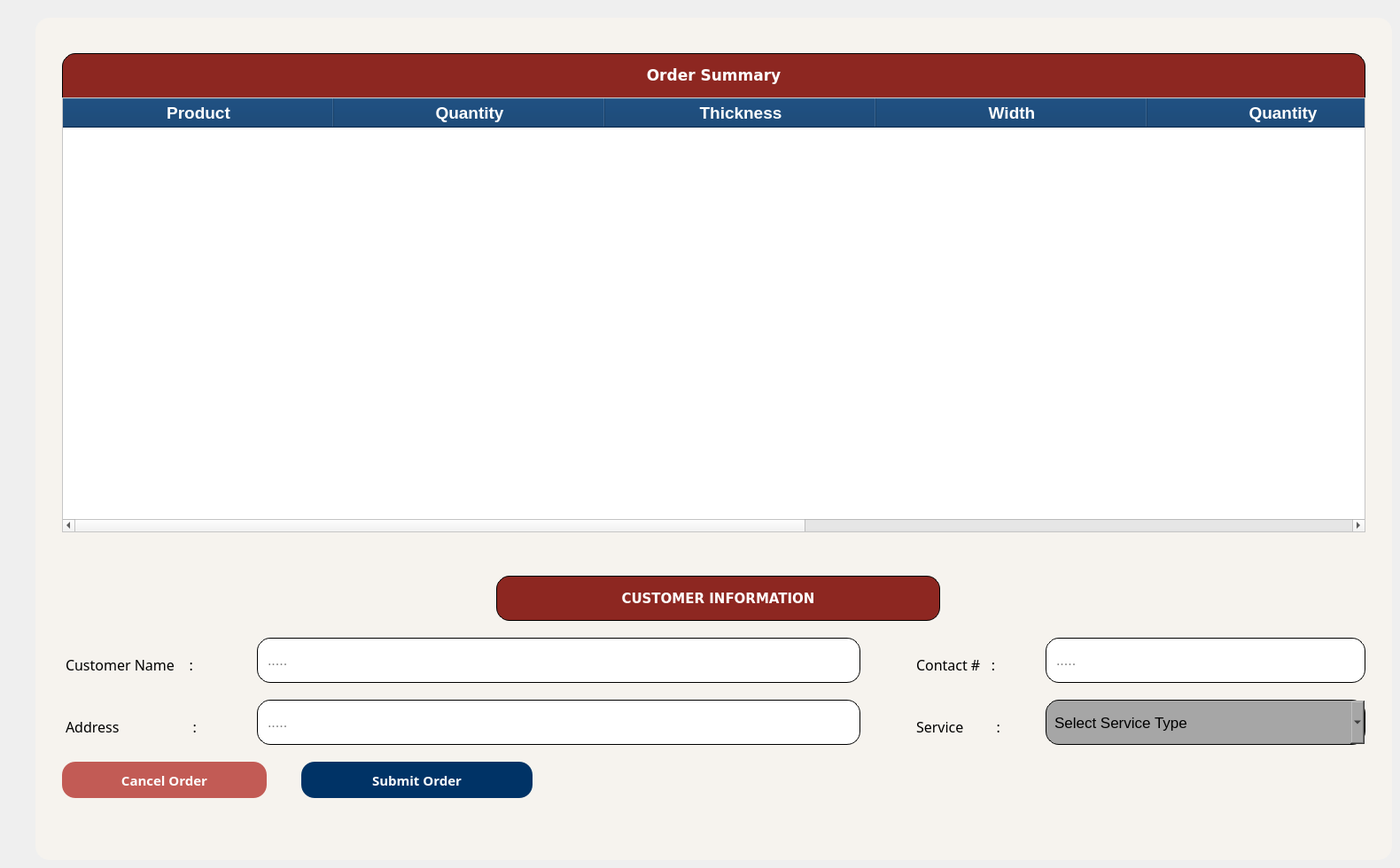
   <widget class="QWidget" name="Order_Summary">
    <widget class="QLabel" name="label">
     <property name="geometry">
      <rect>
       <x>40</x>
       <y>20</y>
       <width>1531</width>
       <height>951</height>
      </rect>
     </property>
     <property name="styleSheet">
      <string notr="true">
    background-color: #f6f3ee;
	border-radius: 16;

</string>
     </property>
     <property name="text">
      <string/>
     </property>
    </widget>
    <widget class="QPushButton" name="pushButton_Save_OTHERedit_2">
     <property name="geometry">
      <rect>
       <x>70</x>
       <y>60</y>
       <width>1471</width>
       <height>51</height>
      </rect>
     </property>
     <property name="font">
      <font>
       <family>Verdana</family>
       <pointsize>13</pointsize>
       <weight>75</weight>
       <bold>true</bold>
      </font>
     </property>
     <property name="styleSheet">
      <string notr="true">background-color: #8d2721;
color: white;
border-top-left-radius: 15px;
border-top-right-radius: 15px;
border-bottom-left-radius: 0;
border-bottom-right-radius: 0;
border: 1px solid #000000;
padding: 9px;
text-align: center;</string>
     </property>
     <property name="text">
      <string>Order Summary</string>
     </property>
    </widget>
    <widget class="QTableWidget" name="tableWidget_OrderSummary">
     <property name="geometry">
      <rect>
       <x>70</x>
       <y>110</y>
       <width>1471</width>
       <height>491</height>
      </rect>
     </property>
     <property name="font">
      <font>
       <family>MS Shell Dlg 2</family>
       <pointsize>14</pointsize>
      </font>
     </property>
     <property name="styleSheet">
      <string notr="true">QTableWidget {
    background-color: white;
    gridline-color: lightgray;
}

QHeaderView::section {
    background-color: #003366; 
    color: #ffffff;
    font-weight: bold;
padding: 3;
}
</string>
     </property>
     <attribute name="horizontalHeaderDefaultSectionSize">
      <number>306</number>
     </attribute>
     <column>
      <property name="text">
       <string>Product</string>
      </property>
      <property name="font">
       <font>
        <family>MS Shell Dlg 2</family>
        <pointsize>14</pointsize>
       </font>
      </property>
     </column>
     <column>
      <property name="text">
       <string>Quantity</string>
      </property>
      <property name="font">
       <font>
        <family>MS Shell Dlg 2</family>
        <pointsize>14</pointsize>
       </font>
      </property>
     </column>
     <column>
      <property name="text">
       <string>Thickness</string>
      </property>
      <property name="font">
       <font>
        <family>MS Shell Dlg 2</family>
        <pointsize>14</pointsize>
       </font>
      </property>
     </column>
     <column>
      <property name="text">
       <string>Width</string>
      </property>
      <property name="font">
       <font>
        <family>MS Shell Dlg 2</family>
        <pointsize>14</pointsize>
       </font>
      </property>
     </column>
     <column>
      <property name="text">
       <string>Quantity</string>
      </property>
      <property name="font">
       <font>
        <family>MS Shell Dlg 2</family>
        <pointsize>14</pointsize>
       </font>
      </property>
     </column>
     <column>
      <property name="text">
       <string>Color</string>
      </property>
     </column>
     <column>
      <property name="text">
       <string>Price</string>
      </property>
     </column>
    </widget>
    <widget class="QFrame" name="frame_47">
     <property name="geometry">
      <rect>
       <x>40</x>
       <y>650</y>
       <width>1531</width>
       <height>281</height>
      </rect>
     </property>
     <property name="styleSheet">
      <string notr="true">
background: transparent;
	border-radius: 16;
    padding: 10px;

</string>
     </property>
     <property name="frameShape">
      <enum>QFrame::StyledPanel</enum>
     </property>
     <property name="frameShadow">
      <enum>QFrame::Raised</enum>
     </property>
     <widget class="QLabel" name="label_650">
      <property name="geometry">
       <rect>
        <x>20</x>
        <y>70</y>
        <width>311</width>
        <height>61</height>
       </rect>
      </property>
      <property name="font">
       <font>
        <family>Poppins Medium</family>
        <pointsize>12</pointsize>
        <weight>50</weight>
        <bold>false</bold>
       </font>
      </property>
      <property name="styleSheet">
       <string notr="true">    background-color: transparent;
</string>
      </property>
      <property name="text">
       <string>Customer Name    :</string>
      </property>
     </widget>
     <widget class="QLabel" name="label_651">
      <property name="geometry">
       <rect>
        <x>20</x>
        <y>140</y>
        <width>311</width>
        <height>61</height>
       </rect>
      </property>
      <property name="font">
       <font>
        <family>Poppins Medium</family>
        <pointsize>12</pointsize>
        <weight>50</weight>
        <bold>false</bold>
       </font>
      </property>
      <property name="styleSheet">
       <string notr="true">    background-color: transparent;
</string>
      </property>
      <property name="text">
       <string>Address                    :</string>
      </property>
     </widget>
     <widget class="QLineEdit" name="OrderSummary_CusName">
      <property name="geometry">
       <rect>
        <x>250</x>
        <y>70</y>
        <width>681</width>
        <height>51</height>
       </rect>
      </property>
      <property name="font">
       <font>
        <pointsize>12</pointsize>
       </font>
      </property>
      <property name="styleSheet">
       <string notr="true">    background-color: #ffffff;
    color: black;
    border-radius: 15px;
border: 1px solid #000000; 
    padding: 9px;
</string>
      </property>
      <property name="placeholderText">
       <string>.....</string>
      </property>
     </widget>
     <widget class="QLineEdit" name="OrderSummary_CusAddress">
      <property name="geometry">
       <rect>
        <x>250</x>
        <y>140</y>
        <width>681</width>
        <height>51</height>
       </rect>
      </property>
      <property name="font">
       <font>
        <pointsize>12</pointsize>
       </font>
      </property>
      <property name="styleSheet">
       <string notr="true">    background-color: #ffffff;
    color: black;
    border-radius: 15px;
border: 1px solid #000000; 
    padding: 9px;
</string>
      </property>
      <property name="placeholderText">
       <string>.....</string>
      </property>
     </widget>
     <widget class="QPushButton" name="pushButton_Save_OTHERedit_3">
      <property name="geometry">
       <rect>
        <x>520</x>
        <y>0</y>
        <width>501</width>
        <height>51</height>
       </rect>
      </property>
      <property name="font">
       <font>
        <family>Verdana</family>
        <pointsize>11</pointsize>
        <weight>75</weight>
        <bold>true</bold>
       </font>
      </property>
      <property name="styleSheet">
       <string notr="true">
    background-color: #8d2721;
    color: white;
    border-radius: 15px;
    border: 1px solid #000000;
    padding: 9px;
    text-align: center;

</string>
      </property>
      <property name="text">
       <string>CUSTOMER INFORMATION</string>
      </property>
     </widget>
     <widget class="QLabel" name="label_653">
      <property name="geometry">
       <rect>
        <x>980</x>
        <y>140</y>
        <width>291</width>
        <height>61</height>
       </rect>
      </property>
      <property name="font">
       <font>
        <family>Poppins Medium</family>
        <pointsize>12</pointsize>
        <weight>50</weight>
        <bold>false</bold>
       </font>
      </property>
      <property name="styleSheet">
       <string notr="true">    background-color: transparent;
</string>
      </property>
      <property name="text">
       <string>Service         :</string>
      </property>
     </widget>
     <widget class="QLabel" name="label_654">
      <property name="geometry">
       <rect>
        <x>980</x>
        <y>70</y>
        <width>321</width>
        <height>61</height>
       </rect>
      </property>
      <property name="font">
       <font>
        <family>Poppins Medium</family>
        <pointsize>12</pointsize>
        <weight>50</weight>
        <bold>false</bold>
       </font>
      </property>
      <property name="styleSheet">
       <string notr="true">    background-color: transparent;
</string>
      </property>
      <property name="text">
       <string>Contact #   :</string>
      </property>
     </widget>
     <widget class="QLineEdit" name="OrderSummary_CusContactnum">
      <property name="geometry">
       <rect>
        <x>1140</x>
        <y>70</y>
        <width>361</width>
        <height>51</height>
       </rect>
      </property>
      <property name="font">
       <font>
        <pointsize>12</pointsize>
       </font>
      </property>
      <property name="styleSheet">
       <string notr="true">    background-color: #ffffff;
    color: black;
    border-radius: 15px;
border: 1px solid #000000; 
    padding: 9px;
</string>
      </property>
      <property name="placeholderText">
       <string>.....</string>
      </property>
     </widget>
     <widget class="QComboBox" name="OrderSummary_CusService_type">
      <property name="geometry">
       <rect>
        <x>1140</x>
        <y>140</y>
        <width>361</width>
        <height>51</height>
       </rect>
      </property>
      <property name="font">
       <font>
        <pointsize>13</pointsize>
       </font>
      </property>
      <property name="styleSheet">
       <string notr="true">    background-color: #a6a6a6;
    color: black;
    border-radius: 15px;
border: 1px solid #000000; 
    padding: 9px;
</string>
      </property>
      <property name="currentText">
       <string>Select Service Type</string>
      </property>
      <item>
       <property name="text">
        <string>Select Service Type</string>
       </property>
      </item>
      <item>
       <property name="text">
        <string>Install</string>
       </property>
      </item>
      <item>
       <property name="text">
        <string>Repair</string>
       </property>
      </item>
      <item>
       <property name="text">
        <string>Deliver</string>
       </property>
      </item>
     </widget>
     <widget class="QLabel" name="dotline_1">
      <property name="geometry">
       <rect>
        <x>0</x>
        <y>-30</y>
        <width>521</width>
        <height>251</height>
       </rect>
      </property>
      <property name="styleSheet">
       <string notr="true">background: transparent;</string>
      </property>
      <property name="text">
       <string/>
      </property>
      <property name="pixmap">
       <pixmap>../../Cashier UI/JJ-ELEVATE-Final-Project-main/ui/resources/images/dottedline.png</pixmap>
      </property>
      <property name="scaledContents">
       <bool>true</bool>
      </property>
     </widget>
     <widget class="QLabel" name="dotline_2">
      <property name="geometry">
       <rect>
        <x>1020</x>
        <y>-30</y>
        <width>511</width>
        <height>251</height>
       </rect>
      </property>
      <property name="styleSheet">
       <string notr="true">background: transparent;</string>
      </property>
      <property name="text">
       <string/>
      </property>
      <property name="pixmap">
       <pixmap>../../Cashier UI/JJ-ELEVATE-Final-Project-main/ui/resources/images/dottedline.png</pixmap>
      </property>
      <property name="scaledContents">
       <bool>true</bool>
      </property>
     </widget>
     <widget class="QPushButton" name="OrderSummary_cancelOrder">
      <property name="geometry">
       <rect>
        <x>30</x>
        <y>210</y>
        <width>231</width>
        <height>41</height>
       </rect>
      </property>
      <property name="font">
       <font>
        <family>Montserrat Black</family>
        <pointsize>11</pointsize>
        <weight>75</weight>
        <bold>true</bold>
       </font>
      </property>
      <property name="styleSheet">
       <string notr="true">/* Default Inactive Button */
QPushButton {
    background-color: #c25b55;
    color: #fefefe;
    border-radius: 15px;
    padding: 9px;
    text-align: center;
}

/* Hover Effect on Inactive Buttons */
QPushButton:hover {
    background-color: rgba(194, 91, 85, 0.9); /* 90% opacity of #c25b55 */
}</string>
      </property>
      <property name="text">
       <string>Cancel Order</string>
      </property>
     </widget>
     <widget class="QPushButton" name="OrderSummary_submitOrder">
      <property name="geometry">
       <rect>
        <x>300</x>
        <y>210</y>
        <width>261</width>
        <height>41</height>
       </rect>
      </property>
      <property name="font">
       <font>
        <family>Montserrat Black</family>
        <pointsize>11</pointsize>
        <weight>75</weight>
        <bold>true</bold>
       </font>
      </property>
      <property name="styleSheet">
       <string notr="true">/* Default Inactive Button */
QPushButton {
    background-color: #003366;
    color: #fefefe;
    border-radius: 15px;
    padding: 9px;
    text-align: center;
}

/* Hover Effect on Inactive Buttons */
QPushButton:hover {
    background-color: rgba(0, 51, 102, 0.9); /* 90% opacity of #003366 */
}</string>
      </property>
      <property name="text">
       <string>Submit Order</string>
      </property>
     </widget>
     <zorder>label_650</zorder>
     <zorder>label_651</zorder>
     <zorder>pushButton_Save_OTHERedit_3</zorder>
     <zorder>label_653</zorder>
     <zorder>label_654</zorder>
     <zorder>dotline_1</zorder>
     <zorder>OrderSummary_CusName</zorder>
     <zorder>OrderSummary_CusAddress</zorder>
     <zorder>dotline_2</zorder>
     <zorder>OrderSummary_CusContactnum</zorder>
     <zorder>OrderSummary_CusService_type</zorder>
     <zorder>OrderSummary_cancelOrder</zorder>
     <zorder>OrderSummary_submitOrder</zorder>
    </widget>
   </widget>
